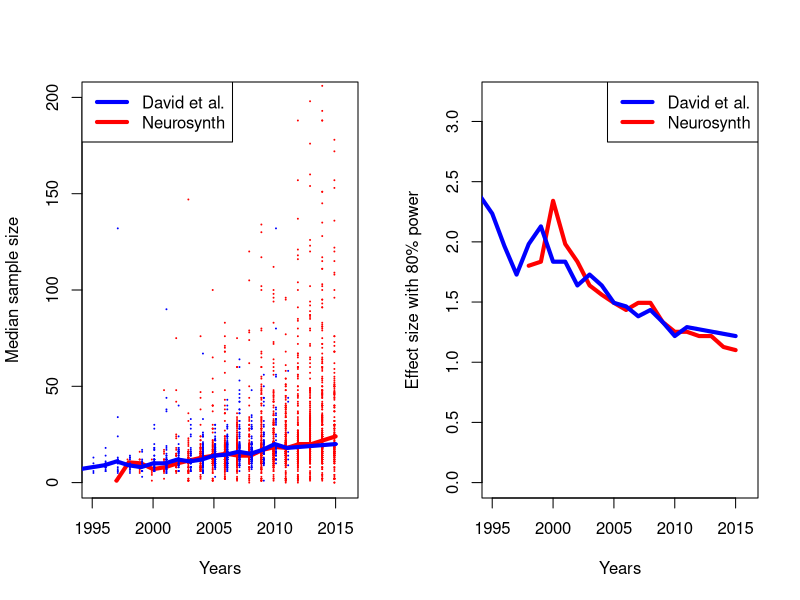

The R script that drew this image:
# code to create figure 1 from Poldrack et al., Nature Reviews Neuroscience

library(dplyr)

tal_data=read.table('tal_data.txt',col.names=c('year','n'))
david_data=read.table('david_data.txt',col.names=c('year','n'))

library(pwr)


# compute effect size at 80% power for each sample size, using 
# the uncorrected p thresh specified below

pthresh=0.005

for (i in 1:nrow(tal_data)) {
  if (tal_data[i,2]>2) {
    p=pwr.t.test(n=tal_data[i,2],sig.level=pthresh,power=0.8)
    if (i==1) {tal_power=c(tal_data[i,1],p$d)} else {tal_power=rbind(tal_power,c(tal_data[i,1],p$d))}
  }
}


for (i in 1:nrow(david_data)) {
  if (david_data[i,2]>2) {
    p=pwr.t.test(n=david_data[i,2],sig.level=pthresh,power=0.8)
    if (i==1) {david_power=c(david_data[i,1],p$d)} else {david_power=rbind(david_power,c(david_data[i,1],p$d))}
  }
}


tal_power_df=as.data.frame(tal_power,row.names=FALSE)
names(tal_power_df)=c('year','n')
david_power_df=as.data.frame(david_power,row.names=FALSE)
names(david_power_df)=c('year','n')

tal_data_by_year=group_by(tal_data,year)
tal_data_medians=summarize(tal_data_by_year,medians=median(n))
david_data_by_year=group_by(david_data,year)
david_data_medians=summarize(david_data_by_year,medians=median(n))
tal_power_by_year=group_by(tal_power_df,year)
tal_power_medians=summarize(tal_power_by_year,medians=median(n))
david_power_by_year=group_by(david_power_df,year)
david_power_medians=summarize(david_power_by_year,medians=median(n))

years=c(1995,2016)
png(file='power_and_effectsize.png',width=2400,height=1200,pointsize=32)
# note - pdf creation did not work properly in RStudio - exported manually to pdf

par(mfrow=c(1,2))
plot(tal_data_medians,type='l',col='red',xlim=years,ylim=c(0,200),xlab='Years',
     ylab='Median sample size',lwd=4)
points(tal_data$year-0.1,tal_data$n,pch=20,cex=0.2,col='red')
lines(david_data_medians,type='l',col='blue',xlim=years,ylim=c(0,200),xlab='Years',
     ylab='Median sample size',lwd=4)
points(david_data$year+0.1,david_data$n,pch=20,cex=0.2,col='blue')
legend('topleft',legend=c('David et al.','Neurosynth'),col=c('blue','red'),lwd=c(4,4))

plot(tal_power_medians,type='l',xlim=years,ylim=c(0,3.2),xlab='Years',
     ylab='Effect size with 80% power',col='red',lwd=4)
lines(david_power_medians,col='blue',lwd=4)
legend('topright',legend=c('David et al.','Neurosynth'),col=c('blue','red'),lwd=c(4,4))
dev.off()
